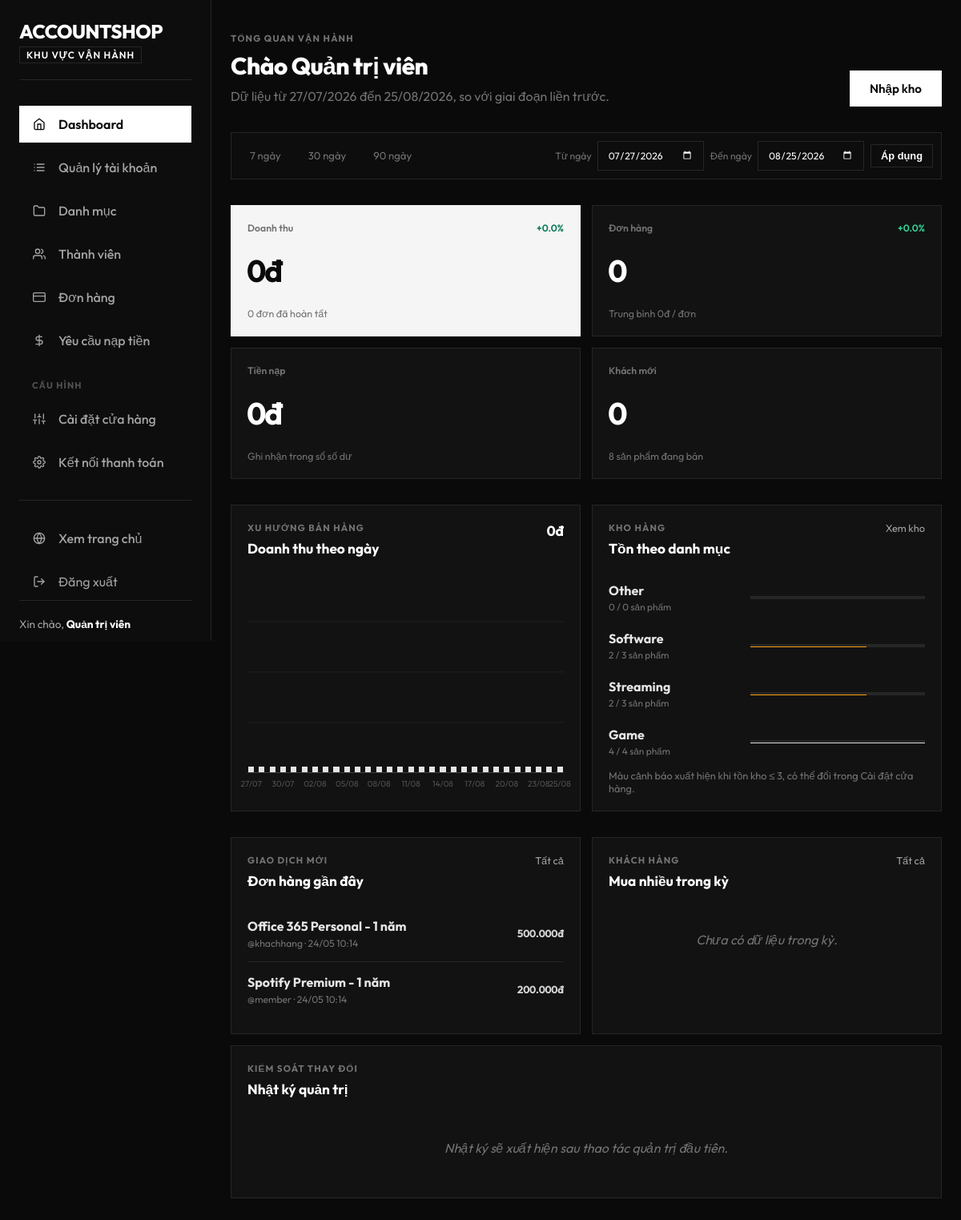
Page /admin/dashboard.php (signed in) on the committed database.
### tables this page shows
CREATE TABLE categories (
  id INT AUTO_INCREMENT PRIMARY KEY,
  name VARCHAR(100) NOT NULL,
  description TEXT,
  created_at DATETIME DEFAULT CURRENT_TIMESTAMP
);

CREATE TABLE orders (
  id INT AUTO_INCREMENT PRIMARY KEY,
  user_id INT NOT NULL,
  account_id INT NOT NULL,
  price DECIMAL(15,0) NOT NULL,
  product_name VARCHAR(200) DEFAULT NULL,
  product_category VARCHAR(100) DEFAULT NULL,
  delivered_credentials TEXT DEFAULT NULL,
  created_at DATETIME DEFAULT CURRENT_TIMESTAMP,
  UNIQUE KEY uniq_orders_account (account_id),
  FOREIGN KEY (user_id) REFERENCES users(id) ON DELETE CASCADE,
  FOREIGN KEY (account_id) REFERENCES accounts(id) ON DELETE RESTRICT
);

CREATE TABLE users (
  id INT AUTO_INCREMENT PRIMARY KEY,
  username VARCHAR(50) NOT NULL UNIQUE,
  password VARCHAR(255) NOT NULL,
  fullname VARCHAR(100) NOT NULL,
  role ENUM('admin', 'user') DEFAULT 'user',
  is_active TINYINT(1) NOT NULL DEFAULT 1,
  balance DECIMAL(15,0) NOT NULL DEFAULT 0,
  created_at DATETIME DEFAULT CURRENT_TIMESTAMP
);

### includes/settings.php (called while the page is built, shortened)
<?php
function load_app_settings(PDO $pdo): array
{
    $rows = $pdo->query('SELECT setting_key, setting_value FROM settings')->fetchAll();
    $settings = [];
    foreach ($rows as $row) {
        $settings[$row['setting_key']] = $row['setting_value'];
    }
    return $settings;
}
function app_setting(string $key, $default = null)
{
    global $settingsMap;
    return array_key_exists($key, $settingsMap ?? []) ? $settingsMap[$key] : $default;
}
function app_setting_int(string $key, int $default, int $minimum = 0, ?int $maximum = null): int
{
    $value = filter_var(app_setting($key, $default), FILTER_VALIDATE_INT);
    $value = $value === false ? $default : $value;
    $value = max($minimum, $value);
    return $maximum === null ? $value : min($maximum, $value);
}

### config/db.php (called while the page is built, shortened)
<?php
require_once __DIR__ . '/../includes/settings.php';
$host = getenv('DB_HOST') ?: 'localhost';
$port = getenv('DB_PORT') ?: '3306';
$dbname = getenv('DB_NAME') ?: 'account_shop';
$username = getenv('DB_USER') ?: 'root';
$password = getenv('DB_PASS') !== false ? getenv('DB_PASS') : '';
try {
    $pdo = new PDO("mysql:host=$host;port=$port;dbname=$dbname;charset=utf8mb4", $username, $password);
    $pdo->setAttribute(PDO::ATTR_ERRMODE, PDO::ERRMODE_EXCEPTION);
    $pdo->setAttribute(PDO::ATTR_DEFAULT_FETCH_MODE, PDO::FETCH_ASSOC);
    try {
        $settingsMap = load_app_settings($pdo);
    } catch (Exception $e) {
        $settingsMap = [];
    }
} catch (PDOException $e) {
    error_log('Database connection failed: ' . $e->getMessage());
    http_response_code(503);
    die('Hệ thống đang bảo trì kết nối dữ liệu. Vui lòng thử lại sau.');
}
?>

### admin/config/db.php (called while the page is built)
<?php
require_once __DIR__ . '/../../config/db.php';
?>

### admin/dashboard.php (the view, shortened to what this page needs)
<?php
require_once __DIR__ . '/config/db.php';
$requestedPeriod = $_GET['period'] ?? '30';
$period = in_array($requestedPeriod, ['7', '30', '90', 'custom'], true) ? $requestedPeriod : '30';
$today = new DateTimeImmutable('today');
if ($period === 'custom') {
    $fromValue = preg_match('/^\d{4}-\d{2}-\d{2}$/', $_GET['date_from'] ?? '') ? $_GET['date_from'] : $today->modify('-29 days')->format('Y-m-d');
    $toValue = preg_match('/^\d{4}-\d{2}-\d{2}$/', $_GET['date_to'] ?? '') ? $_GET['date_to'] : $today->format('Y-m-d');
    $fromDate = new DateTimeImmutable($fromValue);
    $toDate = new DateTimeImmutable($toValue);
    if ($fromDate > $toDate) {
        [$fromDate, $toDate] = [$toDate, $fromDate];
    }
    if ($fromDate->diff($toDate)->days > 365) {
        $fromDate = $toDate->modify('-365 days');
    }
} else {
    $days = (int) $period;
    $toDate = $today;
    $fromDate = $today->modify('-' . ($days - 1) . ' days');
}
$from = $fromDate->format('Y-m-d 00:00:00');
$to = $toDate->format('Y-m-d 23:59:59');
$dayCount = $fromDate->diff($toDate)->days + 1;
$previousToDate = $fromDate->modify('-1 day');
$previousFromDate = $previousToDate->modify('-' . ($dayCount - 1) . ' days');
$previousFrom = $previousFromDate->format('Y-m-d 00:00:00');
$previousTo = $previousToDate->format('Y-m-d 23:59:59');
function fetch_order_metrics(PDO $pdo, string $from, string $to): array
{
    $stmt = $pdo->prepare(
        'SELECT COUNT(*) AS orders, COALESCE(SUM(price), 0) AS revenue, COALESCE(AVG(price), 0) AS average_order
         FROM orders WHERE created_at BETWEEN ? AND ?'
    );
    $stmt->execute([$from, $to]);
    return $stmt->fetch();
}
function percent_change(float $current, float $previous): ?float
{
    if ($previous == 0.0) {
        return $current == 0.0 ? 0.0 : null;
    }
    return (($current - $previous) / $previous) * 100;
}
$metrics = fetch_order_metrics($pdo, $from, $to);
$previousMetrics = fetch_order_metrics($pdo, $previousFrom, $previousTo);
$revenueChange = percent_change((float) $metrics['revenue'], (float) $previousMetrics['revenue']);
$orderChange = percent_change((float) $metrics['orders'], (float) $previousMetrics['orders']);
$depositStmt = $pdo->prepare("SELECT COALESCE(SUM(amount), 0) FROM balance_transactions WHERE transaction_type = 'deposit' AND created_at BETWEEN ? AND ?");
$depositStmt->execute([$from, $to]);
$periodDeposits = (float) $depositStmt->fetchColumn();
$userStmt = $pdo->prepare("SELECT COUNT(*) FROM users WHERE role = 'user' AND created_at BETWEEN ? AND ?");
$userStmt->execute([$from, $to]);
$newUsers = (int) $userStmt->fetchColumn();
$inventory = $pdo->query(
    "SELECT COUNT(*) AS total,
            SUM(status = 'available') AS available,
            SUM(status = 'sold') AS sold,
            SUM(hidden = 1) AS hidden
     FROM accounts"
)->fetch();
$dailyMap = [];
$chart = [];
$cursor = $fromDate;
while ($cursor <= $toDate) {
    $key = $cursor->format('Y-m-d');
    $chart[] = [
        'day' => $key,
        'label' => $cursor->format('d/m'),
        'orders' => (int) ($dailyMap[$key]['orders'] ?? 0),
        'revenue' => (float) ($dailyMap[$key]['revenue'] ?? 0),
    ];
    $cursor = $cursor->modify('+1 day');
}
$maxChartRevenue = max(array_merge([1], array_column($chart, 'revenue')));
$chartStep = count($chart) > 31 ? 7 : (count($chart) > 14 ? 3 : 1);
$recentOrders = $pdo->query(
    'SELECT o.*, u.username, COALESCE(o.product_name, a.name) AS account_name
     FROM orders o
     LEFT JOIN users u ON u.id = o.user_id
     LEFT JOIN accounts a ON a.id = o.account_id
     ORDER BY o.id DESC LIMIT 6'
)->fetchAll();
$activity = $pdo->query(
    'SELECT l.*, u.fullname AS admin_name
     FROM admin_activity_logs l
     LEFT JOIN users u ON u.id = l.admin_id
     ORDER BY l.id DESC LIMIT 8'
)->fetchAll();
$lowStockThreshold = app_setting_int('low_stock_threshold', 3, 1, 100);
$categoryStock = $pdo->query(
    "SELECT c.id, c.name, COUNT(a.id) AS total_count,
            SUM(CASE WHEN a.status = 'available' THEN 1 ELSE 0 END) AS available_count
     FROM categories c LEFT JOIN accounts a ON a.category_id = c.id
     GROUP BY c.id, c.name ORDER BY available_count ASC, c.name"
)->fetchAll();
$customerStmt = $pdo->prepare(
    'SELECT u.id, u.username, u.fullname, COUNT(o.id) AS orders, SUM(o.price) AS spent
     FROM orders o JOIN users u ON u.id = o.user_id
     WHERE o.created_at BETWEEN ? AND ?
     GROUP BY u.id, u.username, u.fullname ORDER BY spent DESC LIMIT 5'
);
$customerStmt->execute([$from, $to]);
$topCustomers = $customerStmt->fetchAll();
?>
<!DOCTYPE html>
<html lang="vi">
<head>
    <link rel="stylesheet" href="../assets/admin/css/admin.css">
</head>
<body>
<div class="admin-layout">
    <?php include __DIR__ . '/sidebar.php'; ?>
    <main class="main-content">
        <header class="topbar admin-page-heading dashboard-heading">
            <div>
                <span class="eyebrow">Tổng quan vận hành</span>
                <h1>Chào <?= htmlspecialchars($_SESSION['admin_fullname'] ?? 'quản trị viên') ?></h1>
                <p>Dữ liệu từ <?= $fromDate->format('d/m/Y') ?> đến <?= $toDate->format('d/m/Y') ?>, so với giai đoạn liền trước.</p>
            </div>
            <div class="dashboard-actions">
                <a class="btn btn-primary" href="crud/accounts/add.php">Nhập kho</a>
            </div>
        </header>
        <div class="content-body">
            <form method="GET" class="period-toolbar">
                <div class="period-tabs">
                    <?php foreach (['7' => '7 ngày', '30' => '30 ngày', '90' => '90 ngày'] as $value => $label): ?>
                        <a class="period-tab <?= $period === $value ? 'active' : '' ?>" href="?period=<?= $value ?>"><?= $label ?></a>
                    <?php endforeach; ?>
                </div>
                <label>Từ ngày <input type="date" name="date_from" value="<?= $fromDate->format('Y-m-d') ?>"></label>
                <label>Đến ngày <input type="date" name="date_to" value="<?= $toDate->format('Y-m-d') ?>"></label>
                <button class="btn btn-small btn-secondary" type="submit">Áp dụng</button>
            </form>
            <section class="kpi-grid">
                <article class="kpi-card kpi-card-featured">
                    <div class="kpi-card-head"><span>Doanh thu</span><span class="trend <?= $revenueChange !== null && $revenueChange < 0 ? 'down' : 'up' ?>"><?= $revenueChange === null ? 'Kỳ trước chưa có dữ liệu' : ($revenueChange >= 0 ? '+' : '') . number_format($revenueChange, 1) . '%' ?></span></div>
                    <strong><?= number_format($metrics['revenue'], 0, ',', '.') ?>đ</strong>
                    <p><?= number_format($metrics['orders']) ?> đơn đã hoàn tất</p>
                </article>
                <article class="kpi-card"><div class="kpi-card-head"><span>Đơn hàng</span><span class="trend <?= $orderChange !== null && $orderChange < 0 ? 'down' : 'up' ?>"><?= $orderChange === null ? 'Mới' : ($orderChange >= 0 ? '+' : '') . number_format($orderChange, 1) . '%' ?></span></div><strong><?= number_format($metrics['orders']) ?></strong><p>Trung bình <?= number_format($metrics['average_order'], 0, ',', '.') ?>đ / đơn</p></article>
                <article class="kpi-card"><div class="kpi-card-head"><span>Tiền nạp</span></div><strong><?= number_format($periodDeposits, 0, ',', '.') ?>đ</strong><p>Ghi nhận trong sổ số dư</p></article>
                <article class="kpi-card"><div class="kpi-card-head"><span>Khách mới</span></div><strong><?= number_format($newUsers) ?></strong><p><?= number_format($inventory['available']) ?> sản phẩm đang bán</p></article>
            </section>
            <section class="dashboard-grid dashboard-grid-primary">
                <article class="panel-card chart-panel">
                    <div class="panel-heading"><div><span class="eyebrow">Xu hướng bán hàng</span><h2>Doanh thu theo ngày</h2></div><strong><?= number_format($metrics['revenue'], 0, ',', '.') ?>đ</strong></div>
                    <div class="bar-chart" role="img" aria-label="Biểu đồ doanh thu theo ngày">
                        <?php foreach ($chart as $index => $point): $height = max(3, ($point['revenue'] / $maxChartRevenue) * 100); ?>
                            <div class="bar-column" title="<?= $point['label'] ?>: <?= number_format($point['revenue'], 0, ',', '.') ?>đ · <?= $point['orders'] ?> đơn">
                                <div class="bar-value" style="height: <?= number_format($height, 2, '.', '') ?>%"></div>
                                <?php if ($index % $chartStep === 0 || $index === count($chart) - 1): ?><span><?= $point['label'] ?></span><?php endif; ?>
                            </div>
                        <?php endforeach; ?>
                    </div>
                </article>
                <article class="panel-card">
                    <div class="panel-heading"><div><span class="eyebrow">Kho hàng</span><h2>Tồn theo danh mục</h2></div><a href="crud/accounts/list.php?status=available">Xem kho</a></div>
                    <div class="stock-list">
                        <?php foreach ($categoryStock as $item): $available = (int) $item['available_count']; $total = (int) $item['total_count']; $ratio = $total > 0 ? ($available / $total) * 100 : 0; ?>
                            <a class="stock-row" href="crud/accounts/list.php?category=<?= $item['id'] ?>">
                                <div><strong><?= htmlspecialchars($item['name']) ?></strong><span><?= $available ?> / <?= $total ?> sản phẩm</span></div>
                                <div class="stock-meter"><span class="<?= $available <= $lowStockThreshold ? 'low' : '' ?>" style="width: <?= number_format($ratio, 2, '.', '') ?>%"></span></div>
                            </a>
                        <?php endforeach; ?>
                    </div>
                    <p class="panel-note">Màu cảnh báo xuất hiện khi tồn kho ≤ <?= $lowStockThreshold ?>, có thể đổi trong Cài đặt cửa hàng.</p>
                </article>
            </section>
            <section class="dashboard-grid dashboard-grid-secondary">
                <article class="panel-card">
                    <div class="panel-heading"><div><span class="eyebrow">Giao dịch mới</span><h2>Đơn hàng gần đây</h2></div><a href="crud/orders/list.php">Tất cả</a></div>
                    <div class="activity-list">
                        <?php foreach ($recentOrders as $order): ?>
                            <a class="activity-row" href="crud/orders/list.php?search=<?= $order['id'] ?>"><div><strong><?= htmlspecialchars($order['account_name'] ?? 'Sản phẩm đã xóa') ?></strong><span>@<?= htmlspecialchars($order['username'] ?? 'không còn dữ liệu') ?> · <?= date('d/m H:i', strtotime($order['created_at'])) ?></span></div><b><?= number_format($order['price'], 0, ',', '.') ?>đ</b></a>
                        <?php endforeach; ?>
                    </div>
                </article>
                <article class="panel-card">
                    <div class="panel-heading"><div><span class="eyebrow">Khách hàng</span><h2>Mua nhiều trong kỳ</h2></div><a href="crud/users/list.php">Tất cả</a></div>
                    <div class="activity-list ranked-list">
                        <?php if (!$topCustomers): ?><div class="empty">Chưa có dữ liệu trong kỳ.</div><?php endif; ?>
                    </div>
                </article>
                <article class="panel-card">
                    <div class="panel-heading"><div><span class="eyebrow">Kiểm soát thay đổi</span><h2>Nhật ký quản trị</h2></div></div>
                    <div class="audit-list">
                        <?php if (!$activity): ?><div class="empty">Nhật ký sẽ xuất hiện sau thao tác quản trị đầu tiên.</div><?php endif; ?>
                    </div>
                </article>
            </section>
        </div>
    </main>
</div>
</body>
</html>

### rows in the picture
categories: name "Other", available "0", total "0"
categories: name "Software", available "2", total "3", $ratio 66.67 (drawn)
categories: name "Streaming", available "2", total "3", $ratio 66.67 (drawn)
categories: name "Game", available "4", total "4", $ratio 100.00 (drawn)
orders: account_name "Office 365 Personal - 1 năm", user.username "khachhang", created_at "24/05 10:14", price "500.000"
orders: account_name "Spotify Premium - 1 năm", user.username "member", created_at "24/05 10:14", price "200.000"

### other values in the picture
SITE_SHORT_NAME "ACCOUNTSHOP"
$_SESSION['admin_fullname'] "Quản trị viên"
$fromDate->format('d/m/Y') "27/07/2026"
$toDate->format('d/m/Y') "25/08/2026"
$label "7 ngày"
$label "30 ngày"
$label "90 ngày"
$revenueChange "0.0"
$metrics['revenue'] "0"
$metrics['orders'] "0"
$orderChange "0.0"
$metrics['average_order'] "0"
$periodDeposits "0"
$newUsers "0"
$inventory['available'] "8"
